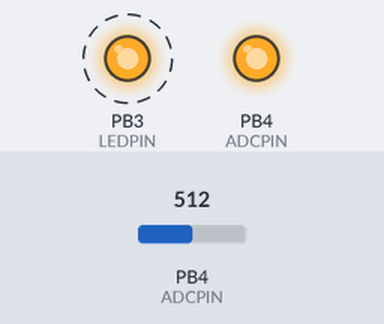
The program below on a simulated ATtiny85, built with avr-gcc and emulated at 1 MHz. Shown: output pins drawn as LEDs (lit = HIGH). Dashed ring = blinking. Inputs (shaded band) come from the test bench; at power-on: PB4 (ADCPIN) = 512. Sleep ends after the set time or at an interrupt; EEPROM starts erased. At 1.9 s the program stops and its outputs stay as they are.

Above: at 0.1 s.
Timing chart, 0 to 3.4 s (numbered marks = the images above):
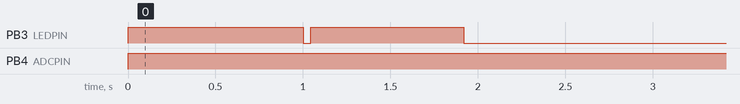

Measured:
- by itself, PB3 (LEDPIN): alternates HIGH for 0.94 s and LOW for 0.04 s
- by itself, PB4 (ADCPIN): LOW → HIGH at 0.00 s

The program:

main.c
```c
#define F_CPU 1000000
#define EEPROM_SIZE 512

#include <avr/io.h>
#include <avr/interrupt.h>
#include <avr/eeprom.h>
#include <avr/sleep.h>
#include <util/delay.h>

#define LEDPIN 3
#define ADCPIN 4

uint8_t adc_value = 0;

uint8_t eeprom_address = 0;
uint8_t adc_values[256];

ISR(ADC_vect) {
}


void init(void) {
	DDRB |= 1 << LEDPIN;
	DDRB |= 1 << ADCPIN;
	ADMUX |= (1 << ADLAR);  // Left adjust ADC result
	ADMUX |= (1 << MUX1);   // Select ADC2 input (PB4)
	DIDR0 |= (1 << ADC2D);  // Disable digital input on pin ADC2 (PB4)
	ADCSRA |= (1 << ADIE);  // Enable ADC conversion complete interrupt
	ADCSRA |= (1 << ADIF);   // Clear ADC interrupt flag
//	ADCSRA |= (1 << ADATE); // Enable auto trigger (in free running mode)
	ADCSRA |= (1 << ADPS1) | (1 << ADPS0); // Select prescaler 8
	ADCSRA |= (1 << ADEN);  // Enable ADC


	PORTB |= (1 << LEDPIN);

	// Pull pin to high, then start conversion.
	PORTB |= (1 << ADCPIN);
	_delay_ms(1000);
	PORTB &= ~(1 << LEDPIN);
	//sei();

	uint8_t i = 0;
	do {
		set_sleep_mode(SLEEP_MODE_ADC);
		sei();
		sleep_mode();
		//ADCSRA |= (1 << ADSC);  // Start conversion
		while (ADCSRA & (1 << ADSC));

		DDRB &= ~(1 << ADCPIN);
		PORTB &= ~(1 << ADCPIN);

		adc_values[i] = ADCH;
	} while (++i != 0);

	PORTB |= (1 << LEDPIN);
	ADCSRA &= ~(1 << ADEN);

	do {
		while (EECR & (1 << EEPE));
		eeprom_write_byte((uint8_t *) i, adc_values[i]);
	} while (++i != 0);

	PORTB &= ~(1 << LEDPIN);
}

void loop(void) {
}


int main(void) {
	init();
	while (1) loop();
}
```
